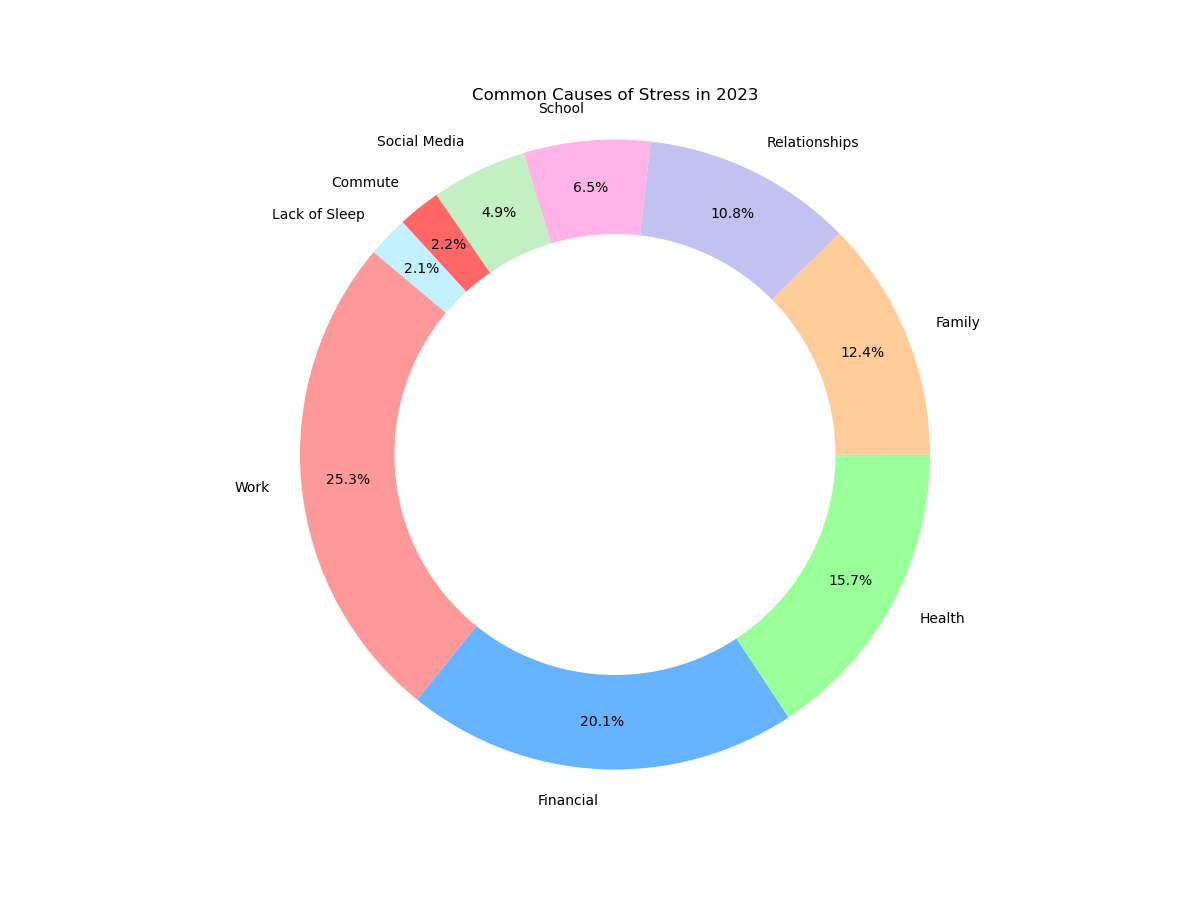

Generate this figure with Python:

import matplotlib.pyplot as plt

# Data for the pie chart
causes = ['Work', 'Financial', 'Health', 'Family', 'Relationships', 'School', 'Social Media', 'Commute', 'Lack of Sleep']
percentages = [25.3, 20.1, 15.7, 12.4, 10.8, 6.5, 4.9, 2.2, 2.1]

# Colors for each section of the pie chart
colors = ['#ff9999','#66b3ff','#99ff99','#ffcc99','#c2c2f0','#ffb3e6', '#c2f0c2', '#ff6666', '#c2f0ff']

# Create a pie chart
plt.figure(figsize=(12, 9))  # Modify the size of the chart
plt.pie(percentages, labels=causes, colors=colors, startangle=140, autopct='%1.1f%%', pctdistance=0.85)

# Draw a circle at the center to turn the pie chart into a donut chart
centre_circle = plt.Circle((0, 0), 0.70, fc='white')
fig = plt.gcf()
fig.gca().add_artist(centre_circle)

# Set the title of the chart
plt.title('Common Causes of Stress in 2023')

# Equal aspect ratio ensures that pie is drawn as a circle
plt.axis('equal')

# Show the chart
plt.show()
